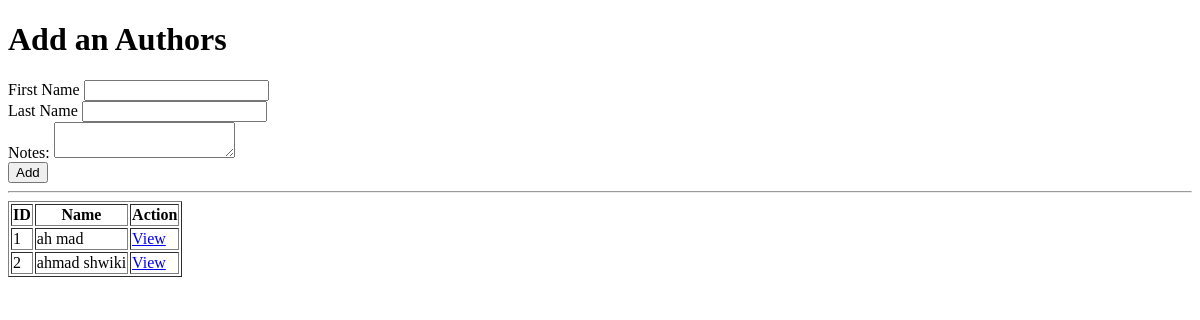
Before: /authors/ with the older database file.
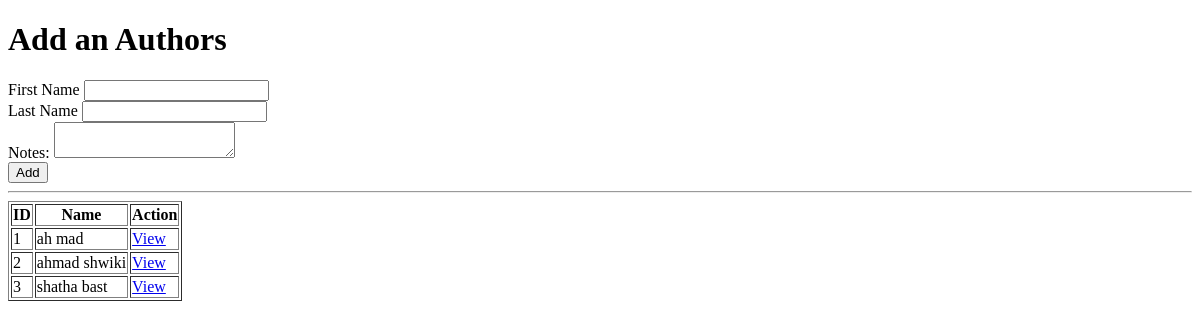
After: the same page with the newer database file.
### my_app/models.py (models this page shows, shortened)
class Author(models.Model):
	first_name = models.CharField(max_length=255)
	last_name = models.CharField(max_length=255)
	notes = models.TextField(blank=True)

### my_app/views.py (the view)
# urls.py: path('authors/', views.authors_page, name='authors'),
def authors_page(request):
	"" "" ""
	all_authors = Author.objects.all()
	context = {
		'authors': all_authors
	}
	return render(request, 'my_app/authors.html', context)

### my_app/templates/my_app/authors.html (shortened to what this page needs)
<!DOCTYPE html>
<html lang="en">
<head>
</head>
<body>
	<h1>Add an Authors</h1>
	<form action="/authors/create/" method="POST">
		<label>First Name</label>
		<input type="text" name="first_name" required>
		<br>
		<label>Last Name</label>
		<input type="text" name="last_name" required>
		<br>
		<label>Notes:</label>
		<textarea name="notes"></textarea>
		<br>
		<button type="submit">Add</button>
	</form>
	<hr>
	<table border="1">
		<thead>
			<tr>
				<th>ID</th>
				<th>Name</th>
				<th>Action</th>
			</tr>
		</thead>
		<tbody>
			{% for author in authors %}
			<tr>
				<td>{{ author.id }}</td>
				<td>{{ author.first_name }} {{ author.last_name }}</td>
				<td><a href="/authors/{{ author.id }}/">View</a></td>
			</tr>
			{% endfor %}
		</tbody>
	</table>
</body>
</html>

Changed rows visible on the page:
added Author: id "3", first_name "shatha", last_name "bast"
